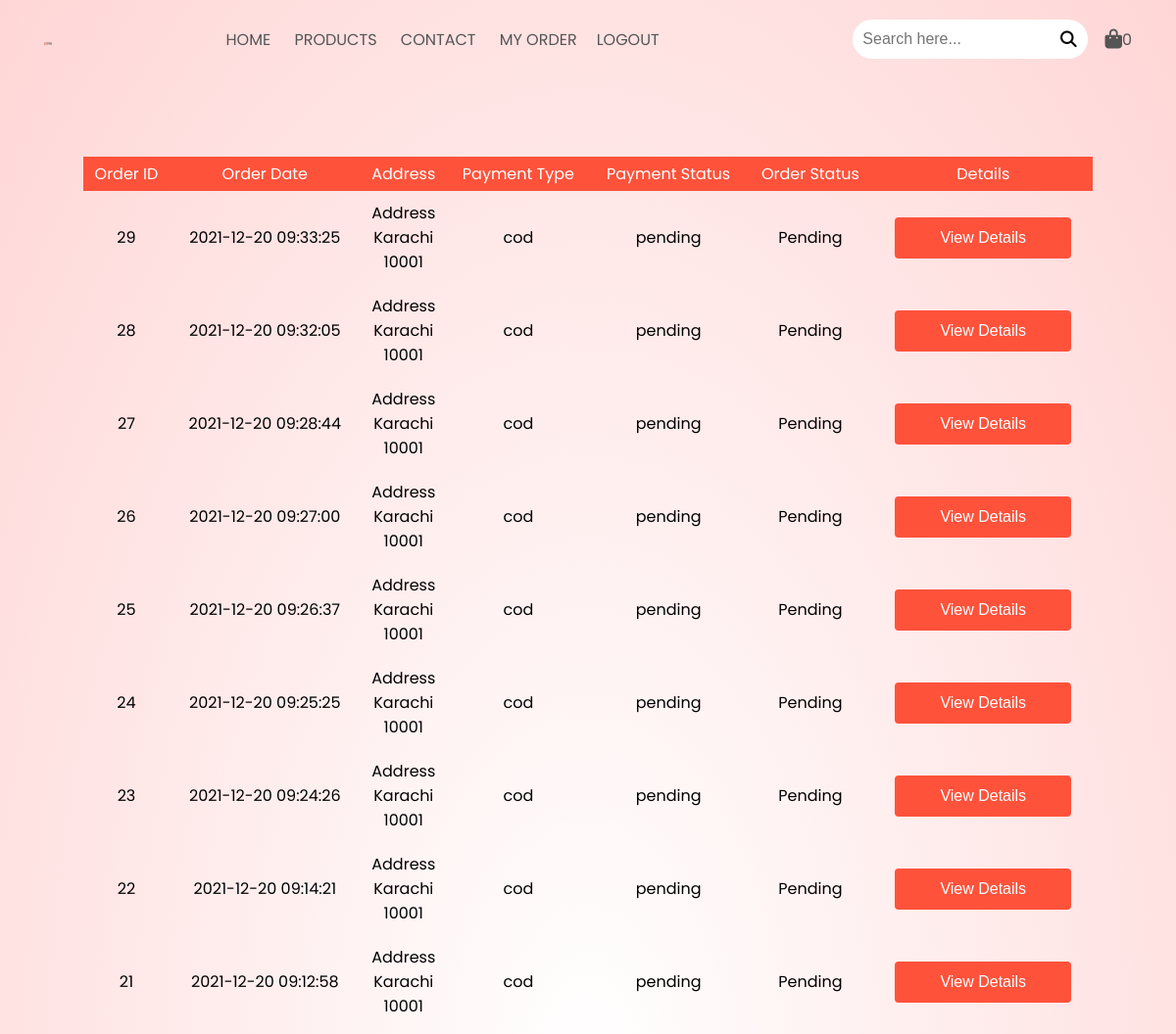
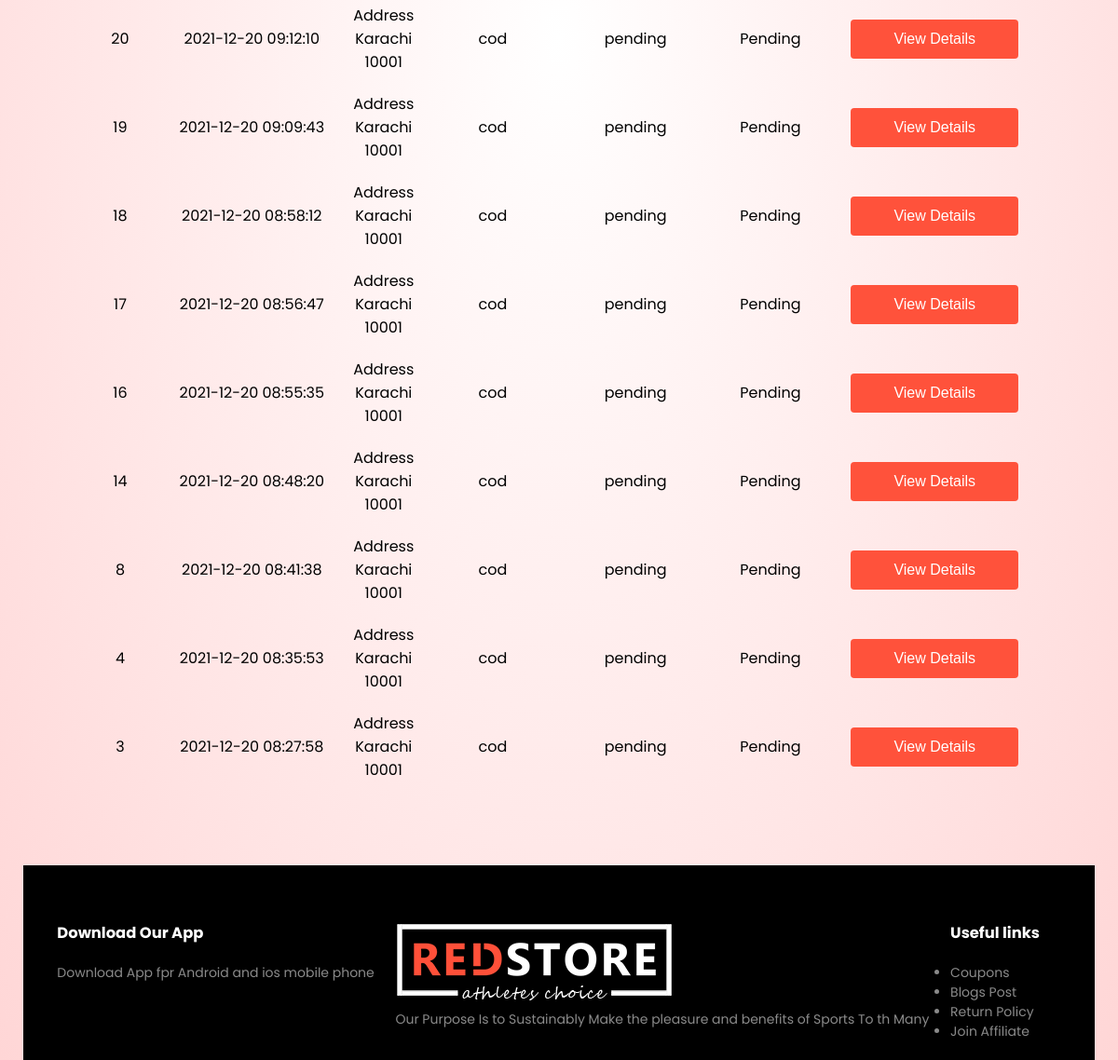
Page /Project/user/my_order.php (signed in) on the committed database (2 pictures, top to bottom).
### tables this page shows
CREATE TABLE `orders` (
  `id` int(11) NOT NULL,
  `user_id` int(11) NOT NULL,
  `address` text NOT NULL,
  `city` varchar(50) NOT NULL,
  `pincode` int(11) NOT NULL,
  `total_amount` float NOT NULL,
  `payment_type` varchar(50) NOT NULL,
  `payment_status` varchar(50) NOT NULL,
  `order_status` int(11) NOT NULL,
  `added_on` datetime NOT NULL
);

CREATE TABLE `order_status` (
  `id` int(11) NOT NULL,
  `status` varchar(50) NOT NULL
);

### Project/user/my_order.php (the view, shortened to what this page needs)
<?php
require('header.php');
require('connection.php');
	?>
<div class="small-conatiner cart-page">
    <table>
        <thead>
            <tr>
                <th class="product-thumbnail">Order ID</th>
                <th class="product-name">Order Date</th>
                <th class="product-price">Address</th>
                <th class="product-quantity">Payment Type</th>
                <th class="product-subtotal">Payment Status</th>
                <th class="product-remove">Order Status</th>
                <th class="product-remove">Details</th>
            </tr>
        </thead>
        <tbody>
			<?php
            $email=$_SESSION['user_email'];
            $res = mysqli_query($con, "select * from account where email = '$email'");
            $row = mysqli_fetch_assoc($res);
            $user_id = $row['id'];
            $res = mysqli_query($con, "select o.*, os.status as order_status from orders o, order_status os where o.user_id = '$user_id' and os.id = o.order_status order by o.id desc");
            while($row = mysqli_fetch_assoc($res))
            {?>
			<tr>
                <td><?php echo $row['id']?></td>
				<td><?php echo $row['added_on']?></td>
				<td>
                    <?php echo $row['address']?><br>
                    <?php echo $row['city']?><br>
                    <?php echo $row['pincode']?>
                </td>
				<td><?php echo $row['payment_type']?></td>
				<td><?php echo $row['payment_status']?></td>
				<td><?php echo $row['order_status']?></td>
                <?php
                echo "<td><a href='my_order_details.php?order_id=".$row['id']."'><button class='button' type='submit'>View Details</button></a></td>";?>
			</tr>
			<?php }?>
        </tbody>
    </table>
</div>
<?php
require('footer.php');
?>

### Project/style.css (style rules this page uses)
.button { background-color: #ff523b; color: white; width: 11.25rem; padding: 0.75rem 1.25rem; border: none; border-radius: 0.25rem; cursor: pointer; font-size: 1rem; display: inline-block; }
a { text-decoration: none; color: #555; }
.small-conatiner { max-width: 67.5rem; margin: auto; padding-left: 1.5625rem; padding-right: 1.5625rem; }
.cart-page { margin: 5rem auto; }
table { width:100%; border-collapse: collapse; }
th { text-align: center; padding: 0.3125rem; color: #fff; background: #ff523b; font-weight: normal; }
td { text-align: center; padding: 0.625rem 0.3125rem; }
td a { color: #ff523b; font-size: 0.75rem; }

### rows in the picture
orders: id "29", added_on "2021-12-20 09:33:25", address "Address", city "Karachi", pincode "10001", payment_type "cod", payment_status "pending", order_status.status "Pending"
orders: id "28", added_on "2021-12-20 09:32:05", address "Address", city "Karachi", pincode "10001", payment_type "cod", payment_status "pending", order_status.status "Pending"
orders: id "27", added_on "2021-12-20 09:28:44", address "Address", city "Karachi", pincode "10001", payment_type "cod", payment_status "pending", order_status.status "Pending"
orders: id "26", added_on "2021-12-20 09:27:00", address "Address", city "Karachi", pincode "10001", payment_type "cod", payment_status "pending", order_status.status "Pending"
orders: id "25", added_on "2021-12-20 09:26:37", address "Address", city "Karachi", pincode "10001", payment_type "cod", payment_status "pending", order_status.status "Pending"
orders: id "24", added_on "2021-12-20 09:25:25", address "Address", city "Karachi", pincode "10001", payment_type "cod", payment_status "pending", order_status.status "Pending"
orders: id "23", added_on "2021-12-20 09:24:26", address "Address", city "Karachi", pincode "10001", payment_type "cod", payment_status "pending", order_status.status "Pending"
orders: id "22", added_on "2021-12-20 09:14:21", address "Address", city "Karachi", pincode "10001", payment_type "cod", payment_status "pending", order_status.status "Pending"
orders: id "21", added_on "2021-12-20 09:12:58", address "Address", city "Karachi", pincode "10001", payment_type "cod", payment_status "pending", order_status.status "Pending"
orders: id "20", added_on "2021-12-20 09:12:10", address "Address", city "Karachi", pincode "10001", payment_type "cod", payment_status "pending", order_status.status "Pending"
orders: id "19", added_on "2021-12-20 09:09:43", address "Address", city "Karachi", pincode "10001", payment_type "cod", payment_status "pending", order_status.status "Pending"
orders: id "18", added_on "2021-12-20 08:58:12", address "Address", city "Karachi", pincode "10001", payment_type "cod", payment_status "pending", order_status.status "Pending"
orders: id "17", added_on "2021-12-20 08:56:47", address "Address", city "Karachi", pincode "10001", payment_type "cod", payment_status "pending", order_status.status "Pending"
orders: id "16", added_on "2021-12-20 08:55:35", address "Address", city "Karachi", pincode "10001", payment_type "cod", payment_status "pending", order_status.status "Pending"
orders: id "14", added_on "2021-12-20 08:48:20", address "Address", city "Karachi", pincode "10001", payment_type "cod", payment_status "pending", order_status.status "Pending"
orders: id "8", added_on "2021-12-20 08:41:38", address "Address", city "Karachi", pincode "10001", payment_type "cod", payment_status "pending", order_status.status "Pending"
orders: id "4", added_on "2021-12-20 08:35:53", address "Address", city "Karachi", pincode "10001", payment_type "cod", payment_status "pending", order_status.status "Pending"
orders: id "3", added_on "2021-12-20 08:27:58", address "Address", city "Karachi", pincode "10001", payment_type "cod", payment_status "pending", order_status.status "Pending"

### other values in the picture
$totalProduct "0"
